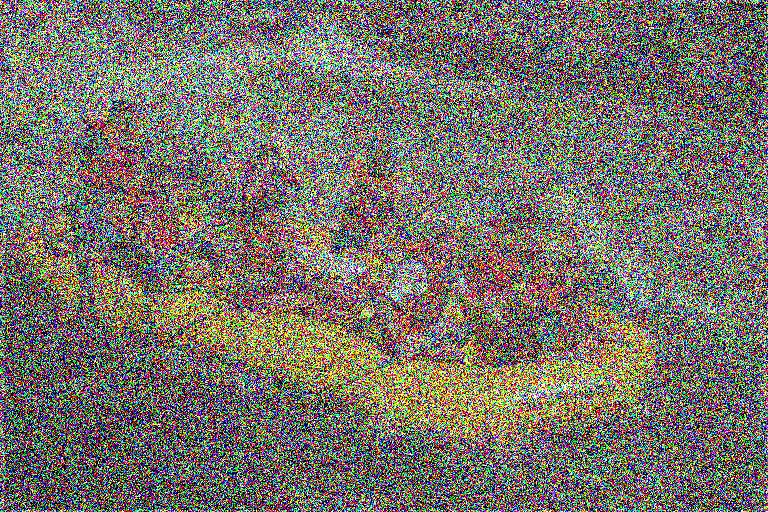
%> input picture BRISQUE_release/testimage1.bmp, 768 x 512 px
$ octave --eval "result = feat_exrt(imread('../BRISQUE_release/testimage1.bmp'));"   (GNU Octave 9; MATLAB toolbox functions it lacks are replaced by stand-ins)
%> lines starting %> are read from the running program, lines starting %| are printed output that depends on the picture
### SINQ_release_new/mj_stereo_SSIM.m

%-----------------------------------------------------------------
% This code is modified from the package provided by Shawn Lankton (http://www.shawnlankton.com) Feb. 2008
% The modification uses SSIM to replace SAD in computing disparities
% Ming-Jun Chen May 2012
%-----------------------------------------------------------------
% function [dsp_f dsp] = stereo(img_R,img_L, maxs)
%
% 3D from stereo.  This function takes a stereo pair
% (that should already be registered so the only difference is in the
% 'x' dimension), and produces a 'disparity map.'  The output here is
% pixel disparity, which can be converted to actual distance from the
% cameras if information about the camera geometry is known.
%
% The output here does show which objects are closer.
% Brighter = closer
%
% EXAMPLE:
% img_R = imread('tsuR.jpg');
% img_L = imread('tsuL.jpg');
% [dsp_f dsp] = stereo(img_R,img_L,20);
%
% Inputs:
%   img_R  = right image
%   img_L  = left image
%   maxs   = maximum pixel disparity.  (depends on image pair)
%
% Outputs:
%   dsp   = pixel disparities before final filtering (0 indicates bad pixel)
%   dsp_f = final disparity map after mode filtering
%
% Algorithm:
% 1) Compute pixel disparity by comparing shifted versions of images.
% 2) Use 2D mode filter to replace low-confidence information with
%    information from high-confidence neighbors.
%
% Coded by Shawn Lankton (http://www.shawnlankton.com) Feb. 2008
%-----------------------------------------------------------------

function [fdsp dsp confidence difference] = mj_stereo_SSIM(i1,i2, maxs)
  win_size  = 7; %-- size of window used when smoothing
  tolerance = 2; %-- how close R-L and L-R values need to be
  weight    = 1; %-- weight on gradients opposed to color

  %--determine pixel correspondence Right-to-Left and Left-to-Right
  [dsp1, diff1, cor1] = slide_images(i1,i2, 1, maxs, win_size, weight);
  [dsp2, diff2, cor2] = slide_images(i2,i1, -1, -maxs, win_size, weight);

  %--keep only high-confidence pixels
  [dsp conf diff] = winner_take_all(dsp1,diff1,cor1,dsp2,diff2,cor2,tolerance);

  confidence = conf;
  difference = diff;
  %--try to eliminate bad pixesl
 % fdsp = modefilt2((dsp),[win_size,win_size],2);  -- MJ take out the smoothing step
    fdsp = dsp;
%%----- HELPER FUNCTIONS

%-- takes the best disparity when we're within tolerance
function [pd  conf diff] = winner_take_all(d1,m1,cor1,d2,m2,cor2,tolerance,maxs)
%   pixel_dsp = zeros(size(d1));               %-- initialize output
%   conf = zeros(size(d1));
%     diff = zeros(size(d1));
%
   idx1 = find(m1>m2); %-- find where d1 is best
   idx2 = find(m2>m1); %-- find where d2 is best
%
%   pixel_dsp(idx1) = d1(idx1);                %-- fill with d1
%   diff(idx1) = m1(idx1);
%   conf(idx1) = cor1(idx1);

  pixel_dsp = d1;                %-- fill with d2
  diff = m1;
  conf = cor1;

  pixel_dsp(idx2) = d2(idx2);                %-- fill with d2
  diff(idx2) = m2(idx2);
  conf(idx2) = cor2(idx2);

  pd = shift_image(pixel_dsp,5);             %-- shift to match i1
  diff = shift_image(diff,5);             %-- shift to match i1
  conf = shift_image(conf,5);             %-- shift to match i1

%-- slides images across each other to get disparity estimate
function [disparity mindiff corrmap ] = slide_images(i1,i2,mins,maxs,win_size,weight)
  [dimy,dimx,c] = size(i1);
  disparity = zeros(dimy,dimx);    %-- init outputs
  mindiff = inf(dimy,dimx);
  corrmap = zeros(dimy,dimx);

  h = ones(win_size)/win_size.^2;  %-- averaging filter

  [g1x] = gradient(double(i1)); %-- get gradient for each image
  [g2x] = gradient(double(i2));
  Precision=1;
  step = sign(maxs-mins)*Precision;          %-- adjusts to reverse slide
  for(i=mins:step:maxs)
    s  = shift_image(i2,i);        %-- shift image and derivs
    sx = shift_image(g2x,i);


    %--CSAD  is Cost from Sum of Absolute Differences
    %--CGRAD is Cost from Gradient of Absolute Differences

      %-- get CSAD and CGRAD
    [s1 ,ssimmap]= ssim(i1,s);           % -- MJ use SSIM
    [sg1,gssimmap]= ssim(g1x,sx);   	 % -- MJ use SSIM

    diffs = (i1-s);       %-- get CSAD and CGRAD

    CSSIM  = imfilter(ssimmap,h);           % -- MJ use SSIM
    CGSSIM = imfilter(gssimmap,h);           % -- MJ use SSIM
    d = 0.5*double(CSSIM)+0.5*CGSSIM;          %-- total 'difference' score

    idx = find(d>corrmap);          %-- put corresponding disarity
    disparity(idx) = abs(i)*Precision;        %   into correct place in image
    mindiff(idx) = diffs(idx);
    corrmap(idx) = d(idx);
  end

%-- Shift an image
function I = shift_image(I,shift)
  dimx = size(I,2);
  if(shift > 0)
    I(:,shift:dimx,:) = I(:,1:dimx-shift+1,:);
    I(:,1:shift-1,:) = 0;
  else
    if(shift<0)
      I(:,1:dimx+shift+1,:) = I(:,-shift:dimx,:);
      I(:,dimx+shift+1:dimx,:) = 0;
    end
  end


### SINQ_release_new/mj_computeDispCompIm.m
function [ disp_comp_L ] = mj_computeDispCompIm( imL,imR,Dmap_L )

%   Generate merged view from disparity map

disp_comp_L=imL; % greate buffer for systhesized view
disp_comp_L(:)=0; % reset

sz=size(imL);

for x=1:sz(1)
    for y=1:sz(2)
        idxNew = y- Dmap_L(x,y);
        idxNew = max(1,idxNew);
        idxNew = min(sz(2)-1,idxNew);
        disp_comp_L(x,y)= (idxNew- floor(idxNew))*imR(x,floor(idxNew)+1)+(floor(idxNew)+1-idxNew)*imR(x,floor(idxNew)); % interpolated between pixels
    end
end

end

### SINQ_release_new/ExtractInforResponse.m
function [ infor ] = ExtractInforResponse( im )

%a = ones(11,11);
%infor = entropyfilt(im,a);
 im=double(im);

 for scale=1:1

     N=2^(4-scale+1)+1;
     win=fspecial('gaussian',N,N/5);

     if (scale >1)
         im=filter2(win,im,'same');
         im=im(1:2:end,1:2:end);
     end

     mu1   = filter2(win, im, 'same');
     mu1_sq = mu1.*mu1;
     sigma1_sq = filter2(win, im.*im, 'same') - mu1_sq;
     sigma1_sq(sigma1_sq<1e-10)=0;

     %infor=log2(1+sigma1_sq./sigma_nsq);
     infor=log2(1+sigma1_sq);
 end

end

### SINQ_release_new/mj_GenMergeWEntropy.m
function [ M_L ] = mj_GenMergeWEntropy( imL,imR,EN_L,EN_R )

% [10 lines of commented-out code are left out]
    EN_L(EN_L==0)=0.0001;
    EN_R(EN_R==0)=0.0001;

    alfa = 1;
    EN_L = EN_L.^alfa;
    EN_R = EN_R.^alfa;

    EN_Sum=EN_L+EN_R;


    EN_L = EN_L./EN_Sum;
    EN_R = EN_R./EN_Sum;


    M_L=(double(imL).*EN_L+double(imR).*EN_R);
end

### SINQ_release_new/single_by_Infor3DQA.m
function [single, dot] = single_by_Infor3DQA(imDL,imDR,dmap_test)


if(size(imDL,3)==3)
    imDL = rgb2gray(imDL);
    imDR = rgb2gray(imDR);
end

[ disp_comp_dl] = mj_computeDispCompIm( imDL,imDR,dmap_test );

[D_L_Infor]=ExtractInforResponse(imDL);
[Syn_D_Infor]=ExtractInforResponse(imDR);


[ disp_comp_GBdl ] = mj_computeDispCompIm( D_L_Infor,Syn_D_Infor,dmap_test );
[ single ] = mj_GenMergeWEntropy( imDL,disp_comp_dl,D_L_Infor,disp_comp_GBdl );
dot = double(imDL) .* double(disp_comp_dl);

end

### SINQ_release_new/ExtractFeatureWithSailency.m
function feat = ExtractFeatureWithSailency(imdist,dmapgra)

%------------------------------------------------
% Feature Computation
%-------------------------------------------------
scalenum = 2;
window = fspecial('gaussian',7,7/6);
window = window/sum(sum(window));

feat = [];
%tic
for itr_scale = 1:scalenum

mu            = filter2(window, imdist, 'same');
mu_sq         = mu.*mu;
sigma         = sqrt(abs(filter2(window, imdist.*imdist, 'same') - mu_sq));
structdis     = (imdist-mu)./(sigma+1);
structdis     = structdis.*dmapgra;

[alpha overallstd]       = estimateggdparam(structdis(:));
skew          = skewness(structdis(:));
kur           = kurtosis(structdis(:));
feat                     = [feat alpha overallstd^2 skew kur];
% feat                     = [feat alpha overallstd^2];

shifts                   = [ 0 1;1 0 ; 1 1; -1 1];

for itr_shift =1:4

shifted_structdis        = circshift(structdis,shifts(itr_shift,:));
pair                     = structdis(:).*shifted_structdis(:);
[alpha leftstd rightstd] = estimateaggdparam(pair);
const                    =(sqrt(gamma(1/alpha))/sqrt(gamma(3/alpha)));
meanparam                =(rightstd-leftstd)*(gamma(2/alpha)/gamma(1/alpha))*const;
skew          = skewness(pair(:));
kur           = kurtosis(pair(:));
feat                     =[feat alpha meanparam leftstd^2 rightstd^2 skew kur];
% feat                     =[feat alpha meanparam leftstd^2 rightstd^2];
end


imdist                   = imresize(imdist,0.5);
dmapgra                  = imresize(dmapgra,0.5);

end
%toc

### SINQ_release_new/estimateggdparam.m
function [gamparam sigma] = estimateggdparam(vec)


gam                              = 0.2:0.001:10;
r_gam                            = (gamma(1./gam).*gamma(3./gam))./((gamma(2./gam)).^2);

sigma_sq                         = mean((vec).^2);
sigma                            = sqrt(sigma_sq);
E                                = mean(abs(vec));
rho                              = sigma_sq/E^2;
[min_difference, array_position] = min(abs(rho - r_gam));
gamparam                         = gam(array_position);

### SINQ_release_new/ExtractFeature.m
function feat = ExtractFeature(imdist)

%------------------------------------------------
% Feature Computation
%-------------------------------------------------
scalenum = 2;
window = fspecial('gaussian',7,7/6);
window = window/sum(sum(window));

feat = [];
%tic
for itr_scale = 1:scalenum

mu            = filter2(window, imdist, 'same');
mu_sq         = mu.*mu;
sigma         = sqrt(abs(filter2(window, imdist.*imdist, 'same') - mu_sq));
structdis     = (imdist-mu)./(sigma+1);


[alpha overallstd]       = estimateggdparam(structdis(:));
skew          = skewness(structdis(:));
kur           = kurtosis(structdis(:));
feat                     = [feat alpha overallstd^2 skew kur];
% feat                     = [feat alpha overallstd^2];

shifts                   = [ 0 1;1 0 ; 1 1; -1 1];

for itr_shift =1:4

shifted_structdis        = circshift(structdis,shifts(itr_shift,:));
pair                     = structdis(:).*shifted_structdis(:);
[alpha leftstd rightstd] = estimateaggdparam(pair);
const                    =(sqrt(gamma(1/alpha))/sqrt(gamma(3/alpha)));
meanparam                =(rightstd-leftstd)*(gamma(2/alpha)/gamma(1/alpha))*const;
skew          = skewness(pair(:));
kur           = kurtosis(pair(:));
feat                     =[feat alpha meanparam leftstd^2 rightstd^2 skew kur];
% feat                     =[feat alpha meanparam leftstd^2 rightstd^2];
end


imdist                   = imresize(imdist,0.5);


end
%toc

### SINQ_release_new/feat_exrt.m
function feature= feat_exrt(img)
	[~, ~, d] = size(img);
	if (d ~= 1)
		img = rgb2gray(img);
	end
	img = double(img);
	size_img = size(img);
	imDL = img(:,1:size_img(2)/2);
	imDR = img(:,size_img(2)/2+1:end);
	max_disp = 25;
	[fdsp, dmapD, confD, diffD] = mj_stereo_SSIM(imDL,imDR, max_disp);
	dmapgra=gradient(dmapD);
	dmapgra=abs(dmapgra);
	dmapgra1=1./(1+dmapgra);
	[single, dot] = single_by_Infor3DQA(imDL,imDR,dmapD);
	feature = [ExtractFeatureWithSailency(single, dmapgra1), ExtractFeature(dot), ExtractFeature(imDL), ExtractFeature(imDR)];
end
%> the loop in slide_images, `for(i=mins:step:maxs)` made 25 passes
%> (s1, sg1) on passes 1 to 12: (-0.000941, 0.0106), (0.0012, 0.0119), (0.00265, 0.0105), (-0.000624, 0.0109), (-0.00307, 0.0111), (0.000884, 0.0084), (0.00381, 0.0101), (-0.00312, 0.0106), (0.00107, 0.00914), (0.00228, 0.0106), (0.00125, 0.00992), (-0.00185, 0.01)
%> pass 1, in slide_images, `[sg1,gssimmap]= ssim(g1x,sx);`:
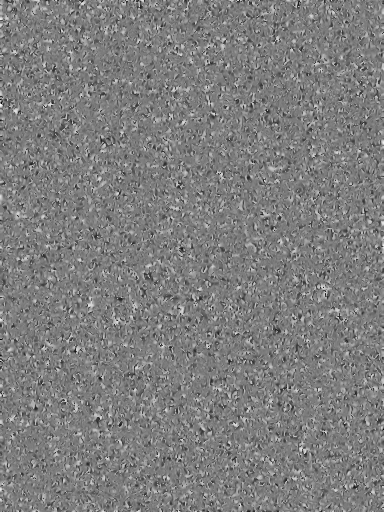
%> gssimmap: size 512x384 double; min -0.782, max 0.819, mean 0.0106; drawn with min black and max white
%> pass 1, in slide_images, `CSSIM  = imfilter(ssimmap,h);`:
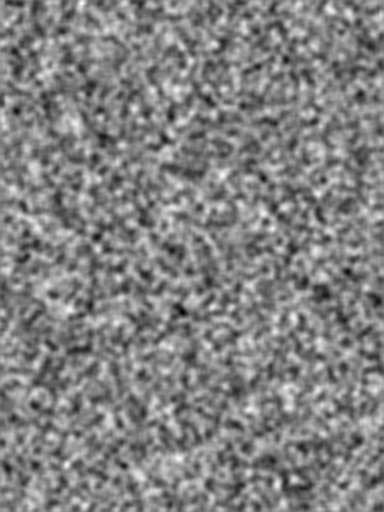
%> CSSIM: size 512x384 double; min -0.402, max 0.385, mean -0.00101; drawn with min black and max white
%> after the loop in slide_images, `for(i=mins:step:maxs)`:
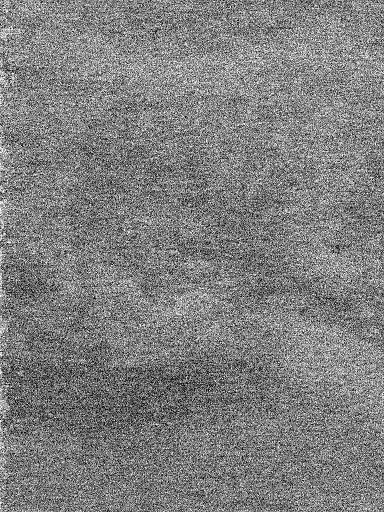
%> mindiff: size 512x384 double; min -255, max 255, mean -0.5; drawn with min black and max white
%> call 2 of slide_images, with mins = -1, maxs = -25, win_size = 7, weight = 1
%> the loop in slide_images (call 2), `for(i=mins:step:maxs)` made 25 passes
%> (s1, sg1) on passes 1 to 12: (-0.001, 0.0102), (0.00121, 0.0118), (0.00261, 0.0107), (-0.00063, 0.0108), (-0.00258, 0.011), (0.00131, 0.0084), (0.00384, 0.0102), (-0.0033, 0.0106), (0.00103, 0.00927), (0.00217, 0.0106), (0.0012, 0.00999), (-0.00208, 0.0101)
%> after the loop in slide_images (call 2), `for(i=mins:step:maxs)`:
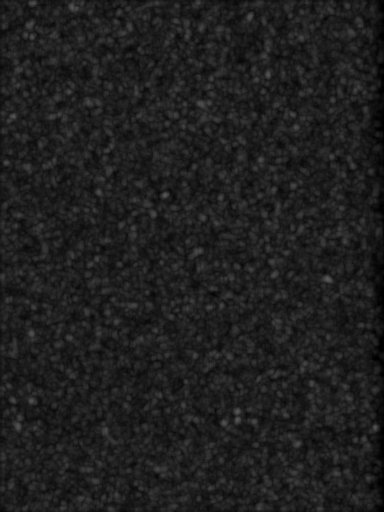
%> corrmap: size 512x384 double; min 1.83e-14, max 0.355, mean 0.122
%> after the loop in slide_images (call 2), `for(i=mins:step:maxs)`:
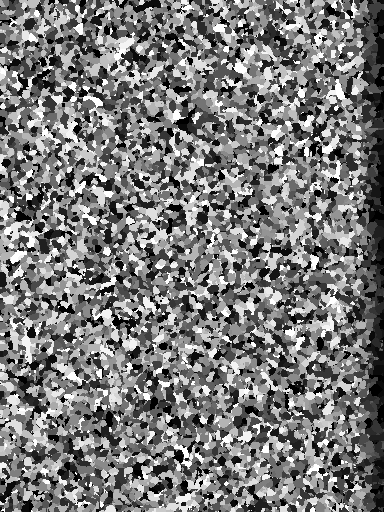
%> disparity: size 512x384 double; min 1, max 25, mean 12.5; mean of the top-left, top-right, bottom-left and bottom-right quarters 12.8, 12.4, 12.9, 12.1; drawn with min black and max white
%> after the loop in slide_images (call 2), `for(i=mins:step:maxs)`:
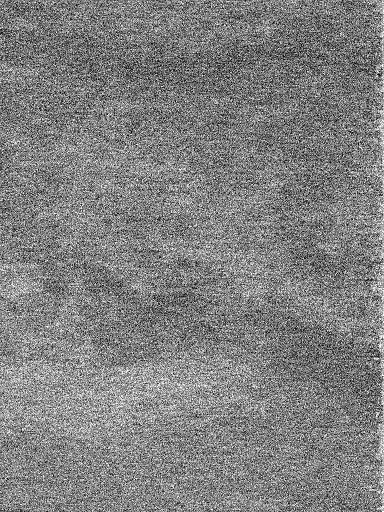
%> mindiff: size 512x384 double; min -255, max 255, mean 2; drawn with min black and max white
%> in winner_take_all, `idx1 = find(m1>m2);`: idx1 = 96698 values from 3 to 196600
%> in winner_take_all, `idx2 = find(m2>m1);`: idx2 = 99161 values from 1 to 196608
%> in mj_computeDispCompIm, `disp_comp_L(:)=0;`: disp_comp_L: size 512x384 double; every value is 0
%> the loop in ExtractFeatureWithSailency, `for itr_scale = 1:scalenum` made 2 passes
%> (sigma_sq in estimateggdparam, E in estimateggdparam, rho in estimateggdparam, min_difference in estimateggdparam, array_position in estimateggdparam, gamparam in estimateggdparam) on pass 1: (0.314, 0.381, 2.16, 0.000676, 671, 0.87)
%> (sigma_sq in estimateggdparam, E in estimateggdparam, rho in estimateggdparam, min_difference in estimateggdparam, array_position in estimateggdparam, gamparam in estimateggdparam) on pass 2: (0.206, 0.351, 1.68, 2.98e-05, 1366, 1.56)
%> pass 1, in ExtractFeatureWithSailency, `mu_sq         = mu.*mu;`:
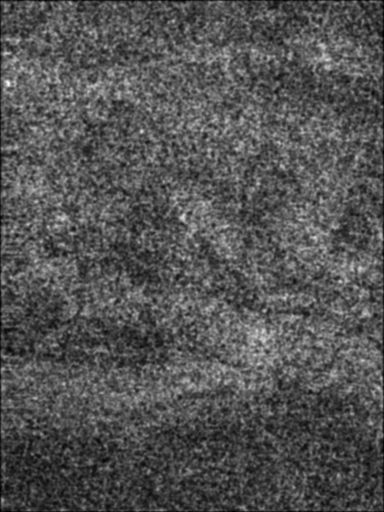
%> mu_sq: size 512x384 double; min 1536.9, max 38236.6, mean 13581.6; drawn with min black and max white
%> after the loop in ExtractFeatureWithSailency, `for itr_scale = 1:scalenum`: feat = 56 values, max 18.16 at index 28, min -1.14 at index 15, mean 2.46
%> the loop in ExtractFeature, `for itr_scale = 1:scalenum` made 2 passes
%> (sigma_sq in estimateggdparam, E in estimateggdparam, rho in estimateggdparam, min_difference in estimateggdparam, array_position in estimateggdparam, gamparam in estimateggdparam) on pass 1: (0.758, 0.729, 1.43, 1.76e-05, 3440, 3.64)
%> (sigma_sq in estimateggdparam, E in estimateggdparam, rho in estimateggdparam, min_difference in estimateggdparam, array_position in estimateggdparam, gamparam in estimateggdparam) on pass 2: (0.728, 0.706, 1.46, 2.35e-05, 2798, 3)
%> after the loop in ExtractFeature, `for itr_scale = 1:scalenum`: feat = 56 values, max 4.88 at index 56, min -0.298 at index 49, mean 1.18
%> the loop in ExtractFeature (call 2), `for itr_scale = 1:scalenum` made 2 passes
%> (sigma_sq in estimateggdparam, E in estimateggdparam, rho in estimateggdparam, min_difference in estimateggdparam, array_position in estimateggdparam, gamparam in estimateggdparam) on pass 1: (0.796, 0.772, 1.34, 0.0138, 9801, 10)
%> (sigma_sq in estimateggdparam, E in estimateggdparam, rho in estimateggdparam, min_difference in estimateggdparam, array_position in estimateggdparam, gamparam in estimateggdparam) on pass 2: (0.687, 0.687, 1.46, 1.12e-05, 2892, 3.09)
%> in feat_exrt, `feature = [ExtractFeatureWithSailency(single, dmapgra1), ExtractFeatur..`: feature = 224 values, max 18.16 at index 28, min -1.14 at index 15, mean 1.5
%> `result = feat_exrt(imread('../BRISQUE_release/testimage1.bmp'));`: result has the same summary as feature in feat_exrt
